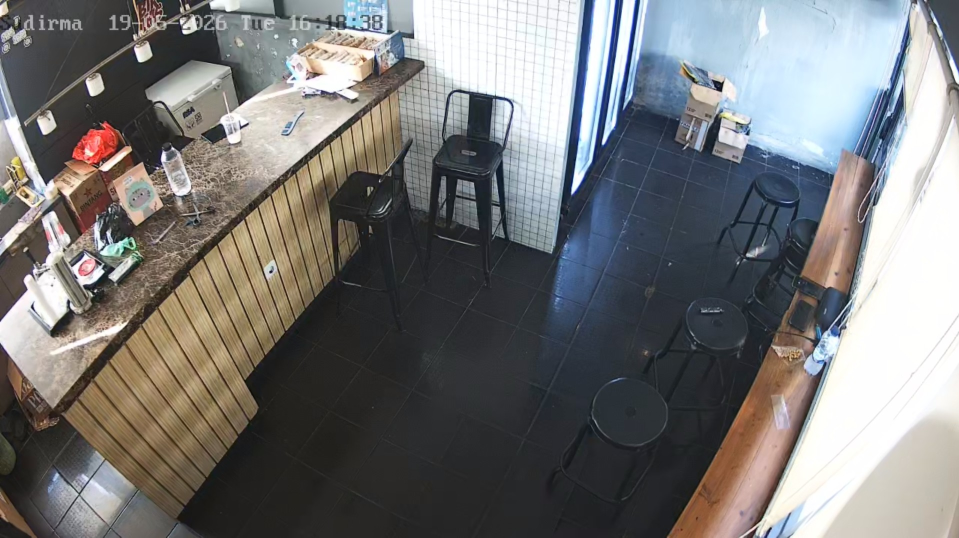
#> input picture frontend/dist/images/sudirman.jpg, 1918 x 1075 px (shown at 1/2 size); its folder holds 2 pictures in this run
$ python dedup_frames.py ../frontend/dist/images
#> lines starting #> are read from the running program, lines starting #| are printed output that depends on the picture
#!/usr/bin/env python3
"""
Deduplicate near-identical frames from YOLO training/val datasets.
Uses perceptual hashing (dHash) to find near-duplicates.
Moves duplicates to a backup folder instead of deleting.

Requirements: pip install Pillow

Usage:
    python dedup_frames.py D:\\dataset\\train\\images --dry-run
    python dedup_frames.py D:\\dataset\\train\\images --threshold 8
    python dedup_frames.py /path/to/dataset/val/images --threshold 6 --dry-run
"""

import argparse
import shutil
from pathlib import Path
from collections import defaultdict

try:
    from PIL import Image
except ImportError:
    print("ERROR: Pillow not installed. Run: pip install Pillow")
    exit(1)


def dhash(image_path, hash_size=16):
    """Compute difference hash for an image. Larger hash_size = more sensitive."""
#> called with hash_size = 16
    try:
        img = Image.open(image_path).convert("L").resize(
            (hash_size + 1, hash_size), Image.LANCZOS
        )
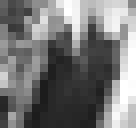
#> img: PIL image 17x16 L (shown 8 times larger); min 28, max 255, mean 118.8
        pixels = list(img.getdata())
#> pixels = 272 values, max 255 at index 25, min 28 at index 242, mean 118.8
        diff = []
        for row in range(hash_size):
            for col in range(hash_size):
                left = pixels[row * (hash_size + 1) + col]
                right = pixels[row * (hash_size + 1) + col + 1]
                diff.append(1 if left > right else 0)
#> after the loop, diff = 256 values, max 1 at index 0, min 0 at index 1, mean 0.461
        return int("".join(str(b) for b in diff), 2)
    except Exception as e:
        print(f"  WARNING: Could not hash {image_path}: {e}")
        return None


def hamming_distance(h1, h2):
    """Count differing bits between two hashes."""
    return bin(h1 ^ h2).count("1")


def find_duplicates(image_dir, threshold=8):
    """
    Find near-duplicate images using dHash.
    threshold: max hamming distance to consider duplicate
      0  = exact match only
      6  = strict (very similar)
      8  = moderate (recommended starting point)
      12 = loose (catches more, may flag legit variations)
    """
    img_extensions = {".jpg", ".jpeg", ".png", ".bmp", ".webp", ".tiff"}
    images = sorted([
        f for f in Path(image_dir).rglob("*")
        if f.suffix.lower() in img_extensions
    ])

    print(f"\n  Found {len(images)} images in {image_dir}")
    print(f"  Computing perceptual hashes...")

    hashes = []
    for i, img_path in enumerate(images):
        h = dhash(img_path)
#> h = 61916759712964450384349993405567813320415367909449375319607037610041362576067
        if h is not None:
            hashes.append((img_path, h))
        if (i + 1) % 100 == 0:
            print(f"    Hashed {i + 1}/{len(images)}...")
#> pass 2 of the loop in find_duplicates, `for i, img_path in enumerate(images):`:
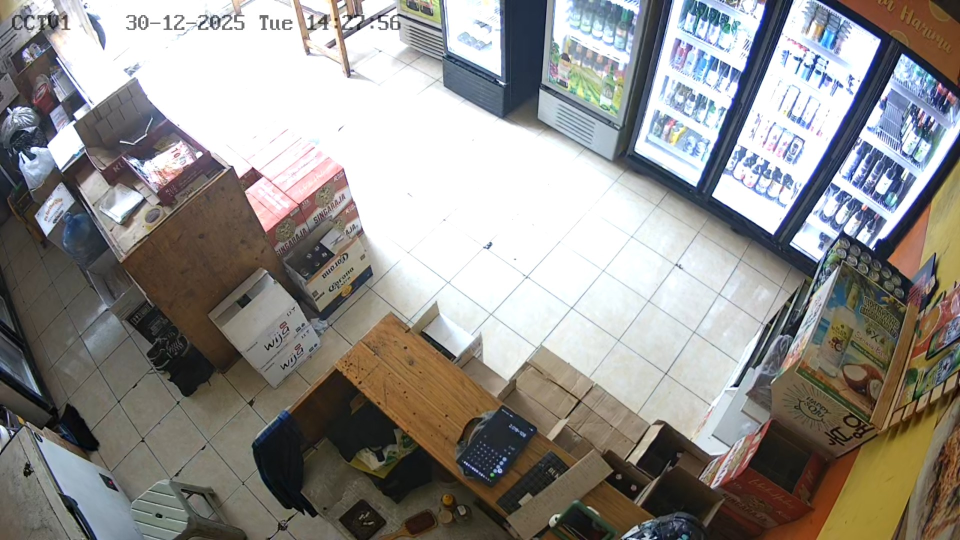
#> input picture frontend/dist/images/tebet.jpg, 1920 x 1080 px (shown at 1/2 size)
#> in dhash (call 2), `img = Image.open(image_path).convert("L").resize( (hash_size + 1, hash..`:
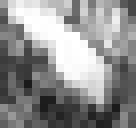
#> img: PIL image 17x16 L (shown 8 times larger); min 26, max 255, mean 143.4
#> pixels = 272 values, max 255 at index 37, min 26 at index 173, mean 143.4
#> after the loop in dhash (call 2), `for row in range(hash_size):`: diff = 256 values, max 1 at index 2, min 0 at index 0, mean 0.469
#> h = 21115890658902909355272614851462893613991988062610084604152151896752667569489

    print(f"  Hashed {len(hashes)} images successfully")
#|   Hashed 2 images successfully
    print(f"  Comparing pairs (threshold={threshold})...")

    is_duplicate = set()
    duplicate_groups = defaultdict(list)

    for i in range(len(hashes)):
        if hashes[i][0] in is_duplicate:
            continue
        for j in range(i + 1, len(hashes)):
            if hashes[j][0] in is_duplicate:
                continue
            dist = hamming_distance(hashes[i][1], hashes[j][1])
            if dist <= threshold:
                is_duplicate.add(hashes[j][0])
                duplicate_groups[hashes[i][0]].append((hashes[j][0], dist))
#> this loop made 2 passes
#> after the loop, is_duplicate = 0 items

    return duplicate_groups, len(images)


# [46 lines left out: function move_duplicates, not called in this run]


def main():
    parser = argparse.ArgumentParser(
        description="Remove near-duplicate frames from YOLO dataset",
        formatter_class=argparse.RawDescriptionHelpFormatter,
        epilog="""
Examples:
  # Preview duplicates (no files moved)
  python dedup_frames.py D:\\dataset\\train\\images --dry-run

  # Remove duplicates with default threshold
  python dedup_frames.py D:\\dataset\\train\\images

  # Stricter matching (fewer removals)
  python dedup_frames.py D:\\dataset\\train\\images --threshold 6

  # Looser matching (more removals)
  python dedup_frames.py D:\\dataset\\train\\images --threshold 12

Threshold guide:
  0  = exact pixel match only
  6  = strict  (very similar frames)
  8  = moderate (recommended starting point)
  12 = loose   (catches more, may flag legit variations)
"""
    )
    parser.add_argument("dataset_path",
                        help="Path to images folder (e.g., D:/dataset/train/images)")
    parser.add_argument("--threshold", type=int, default=8,
                        help="Hamming distance threshold (default: 8)")
    parser.add_argument("--dry-run", action="store_true",
                        help="Preview only — don't move any files")
    parser.add_argument("--backup-dir", default=None,
                        help="Backup location (default: <path>_duplicates)")
    args = parser.parse_args()

    dataset_path = Path(args.dataset_path)
    if not dataset_path.exists():
        print(f"ERROR: Path does not exist: {dataset_path}")
        return

    backup_dir = args.backup_dir or str(dataset_path) + "_duplicates"

    print("=" * 60)
    print("  YOLO Dataset Deduplication Tool")
    print("=" * 60)
    print(f"  Path:      {dataset_path}")
    print(f"  Threshold: {args.threshold}")
    print(f"  Backup to: {backup_dir}")
    print(f"  Mode:      {'DRY RUN (preview)' if args.dry_run else 'LIVE (will move files)'}")
    print("=" * 60)

    duplicate_groups, total_images = find_duplicates(dataset_path, args.threshold)
    total_dupes = sum(len(v) for v in duplicate_groups.values())

    if total_dupes == 0:
        print(f"\n{'=' * 60}")
        print(f"  ✅ No near-duplicates found! Dataset looks clean.")
        print(f"  Total images scanned: {total_images}")
        print(f"{'=' * 60}")
        return

    print(f"\n  Found {total_dupes} duplicates in {len(duplicate_groups)} groups")

    total_moved, class_counts, moved_files = move_duplicates(
        duplicate_groups, backup_dir, args.dry_run
    )

    # Summary report
    print(f"\n{'=' * 60}")
    print("  SUMMARY")
    print(f"{'=' * 60}")
    action = "Would remove" if args.dry_run else "Removed"
    remaining = total_images - total_moved
    print(f"  Total images scanned:  {total_images}")
    print(f"  {action}:              {total_moved}")
    print(f"  Remaining after dedup: {remaining}")
    print(f"  Reduction:             {total_moved / total_images * 100:.1f}%")

    if class_counts:
        print(f"\n  Duplicates by folder:")
        for cls, count in sorted(class_counts.items(), key=lambda x: -x[1]):
            print(f"    {cls}: {count} removed")

    if args.dry_run:
        print(f"\n  👆 This was a DRY RUN — no files were moved.")
        print(f"  Run again without --dry-run to actually move files.")
    elif total_moved > 0:
        print(f"\n  Files backed up to: {backup_dir}")
        print(f"  Review backup and delete when satisfied.")


if __name__ == "__main__":
    main()
